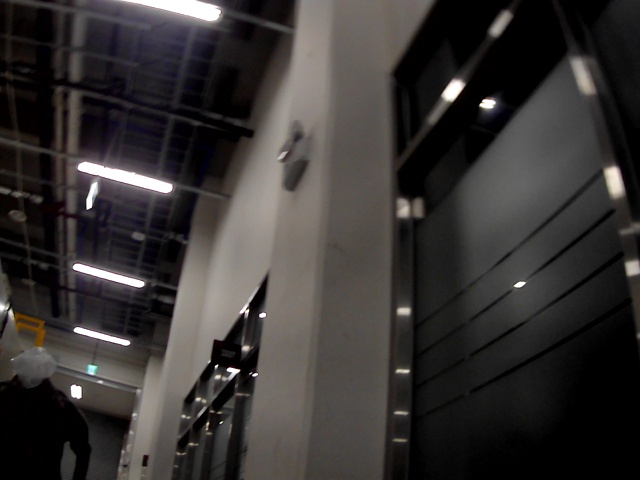
#> input picture data_setting/img (copy)/005.jpg, 640 x 480 px; its folder holds only this picture in this run
$ python processing.py
#> lines starting #> are read from the running program, lines starting #| are printed output that depends on the picture
import cv2
import os
import noise
import numpy as np

# 원본 이미지 폴더 경로
input_folder = "img (copy)"

# 결과 이미지 폴더 경로
output_folder = "img"
if not os.path.exists(output_folder):
    os.makedirs(output_folder)

# 원본 이미지 파일 목록 가져오기
image_files = sorted([f for f in os.listdir(input_folder) if f.endswith(".jpg")])

# 이미지 파일 중 가장 큰 번호 찾기
if image_files:
    image_files.sort()
    last_file = image_files[-1]
    last_file_number = int(last_file.split('.')[0])
else:
    last_file_number = 0

for image_file in image_files:
    # 이미지 파일 경로 설정
    input_path = os.path.join(input_folder, image_file)

    # 이미지 파일 번호 증가
    last_file_number += 1

    # 새로운 파일 이름 생성
    base_filename = f"{last_file_number:03d}"
    original_output_path = os.path.join(output_folder, f"{base_filename}_original.jpg")
    gaussian_blur_output_path = os.path.join(output_folder, f"{base_filename}_gaussian_blur.jpg")
    perlin_noise_output_path = os.path.join(output_folder, f"{base_filename}_perlin_noise.jpg")

    # 이미지 불러오기
    img = cv2.imread(input_path)
#> img is the input picture: shape (480, 640, 3); mean B, G, R 51.2, 52.4, 55.7

    if img is not None:
        # 이미지 복사 (원본 이미지)
        original_img = img.copy()
        cv2.imwrite(original_output_path, original_img)

        # 가우시안 블러 적용
        blurred_img = cv2.GaussianBlur(img, (15, 15), 5)
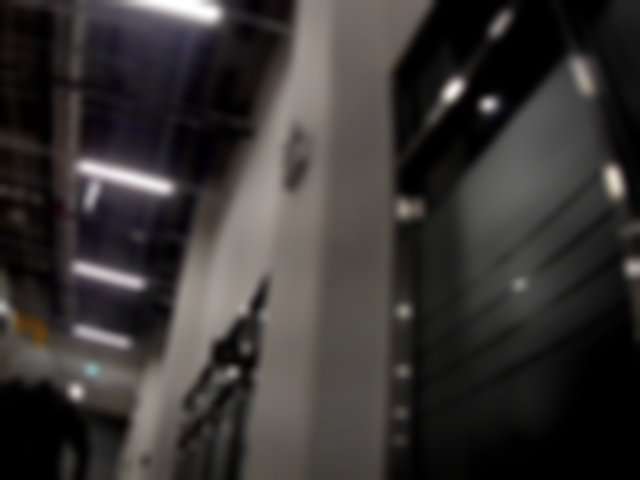
#> blurred_img: shape (480, 640, 3); mean B, G, R 51.2, 52.4, 55.7
        cv2.imwrite(gaussian_blur_output_path, blurred_img)

        # 이미지 크기 가져오기
        height, width, _ = img.shape
#> height = 480; width = 640

        # 퍼린 노이즈 생성 (모든 값을 255로 설정하여 흰색으로 만듦)
        scale = 100  # 노이즈의 크기 조절
        world = np.ones((height, width), dtype=np.uint8) * 255

        # 구름 이미지 생성 (흰색으로 설정)
        clouds_image = np.zeros((height, width, 3), dtype=np.uint8)
        clouds_image[..., 0] = world  # 빨간색 채널에 노이즈 값을 할당
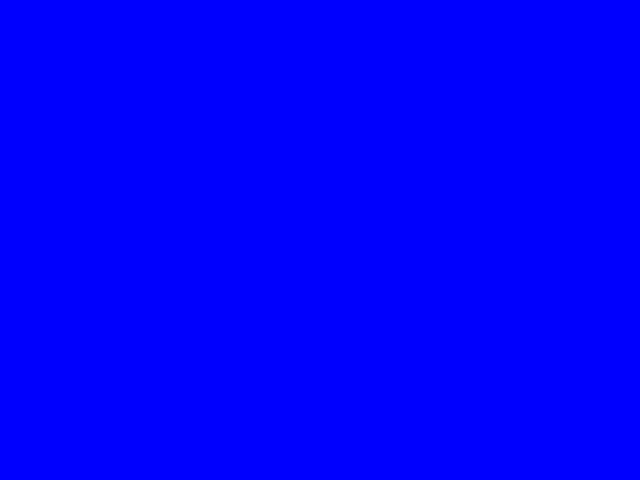
#> clouds_image: shape (480, 640, 3); mean of channels 0, 1, 2 255, 0, 0; drawn as B, G, R
        clouds_image[..., 1] = world  # 녹색 채널에 노이즈 값을 할당
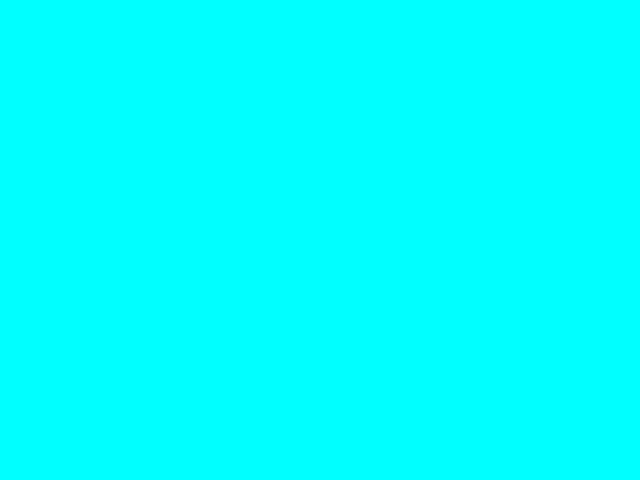
#> clouds_image: shape (480, 640, 3); mean of channels 0, 1, 2 255, 255, 0; drawn as B, G, R
        clouds_image[..., 2] = world  # 블루 채널에 노이즈 값을 할당
#> clouds_image: shape (480, 640, 3); every value is 255

        # 퍼린 노이즈 이미지를 원본 이미지와 합성
        perlin_noise_img = cv2.addWeighted(img, 0.7, clouds_image, 0.3, 0)
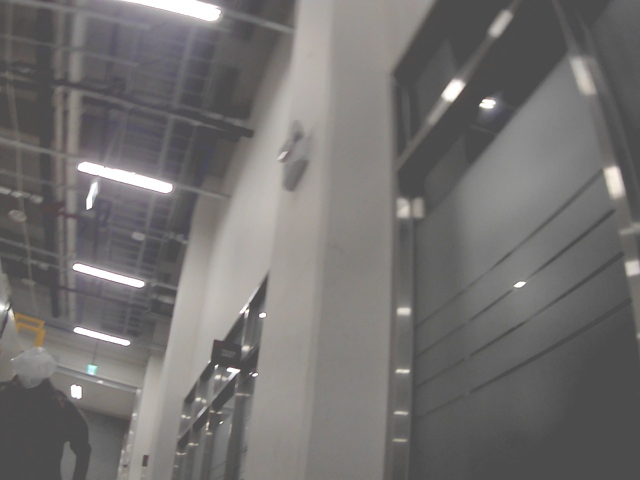
#> perlin_noise_img: shape (480, 640, 3); mean B, G, R 112.3, 113.1, 115.4
        cv2.imwrite(perlin_noise_output_path, perlin_noise_img)

        print(f"Processed images saved: {original_output_path}, {gaussian_blur_output_path}, {perlin_noise_output_path}")
    else:
        print(f"Failed to load image: {input_path}")

$ run again, on data_setting/img (copy)/020.jpg
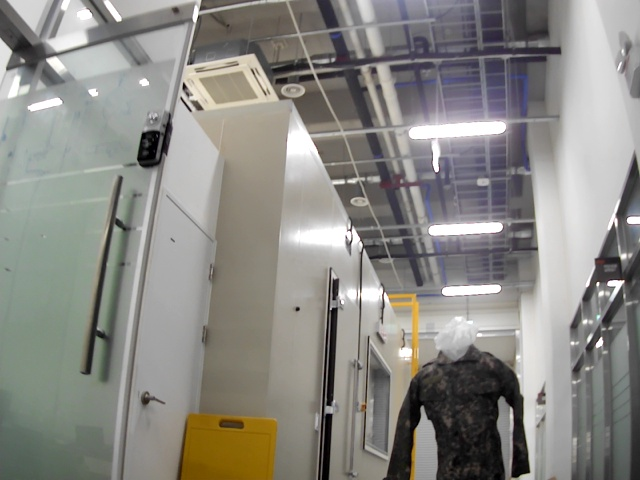
#> input picture data_setting/img (copy)/020.jpg, 640 x 480 px
#> img is the input picture: shape (480, 640, 3); mean B, G, R 132.2, 137.4, 138.6
#> `blurred_img = cv2.GaussianBlur(img, (15, 15), 5)`:
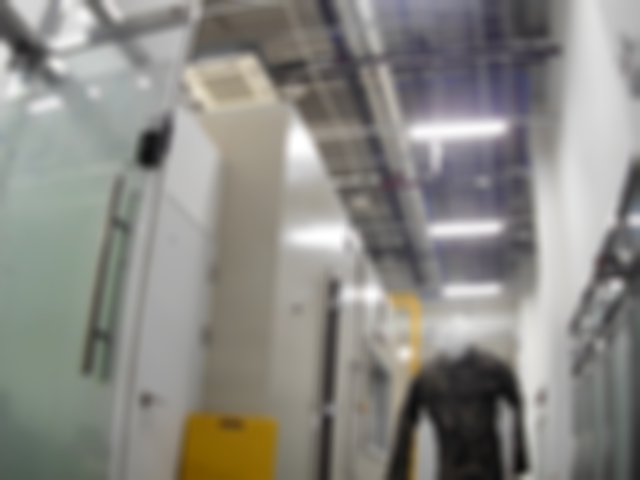
#> blurred_img: shape (480, 640, 3); mean B, G, R 132.2, 137.4, 138.6
#> `perlin_noise_img = cv2.addWeighted(img, 0.7, clouds_image, 0.3, 0)`:
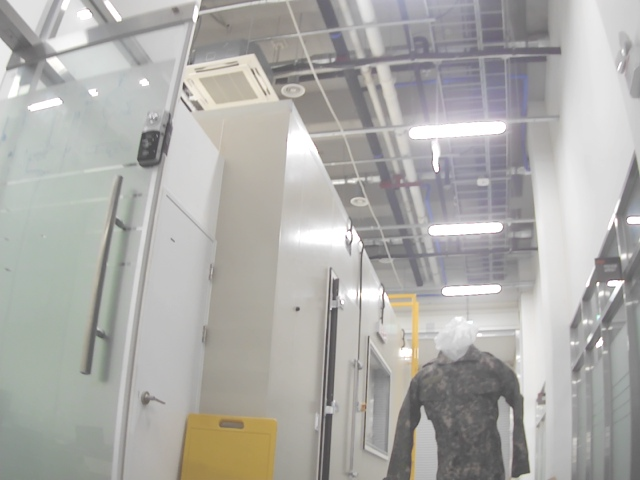
#> perlin_noise_img: shape (480, 640, 3); mean B, G, R 169.1, 172.7, 173.5

$ run again, on data_setting/img (copy)/025.jpg
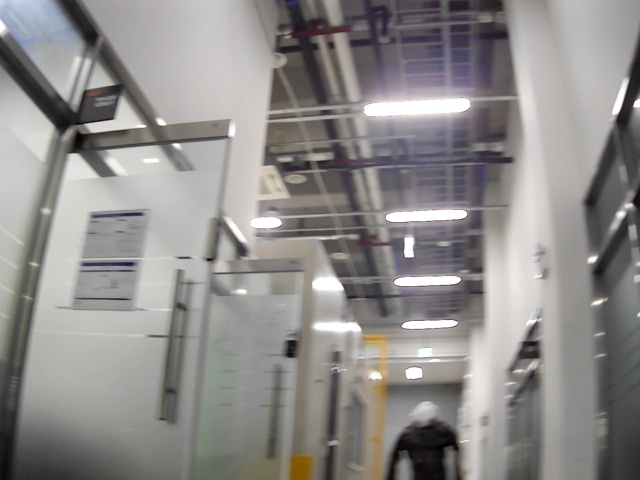
#> input picture data_setting/img (copy)/025.jpg, 640 x 480 px
#> img is the input picture: shape (480, 640, 3); mean B, G, R 138.4, 140, 142.3
#> `blurred_img = cv2.GaussianBlur(img, (15, 15), 5)`:
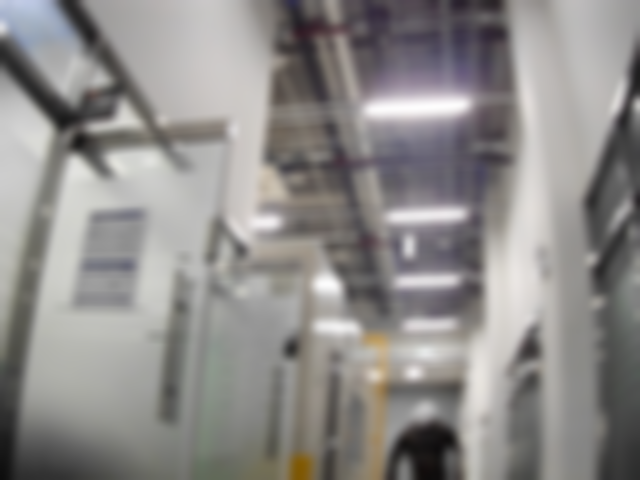
#> blurred_img: shape (480, 640, 3); mean B, G, R 138.4, 140, 142.3
#> `perlin_noise_img = cv2.addWeighted(img, 0.7, clouds_image, 0.3, 0)`:
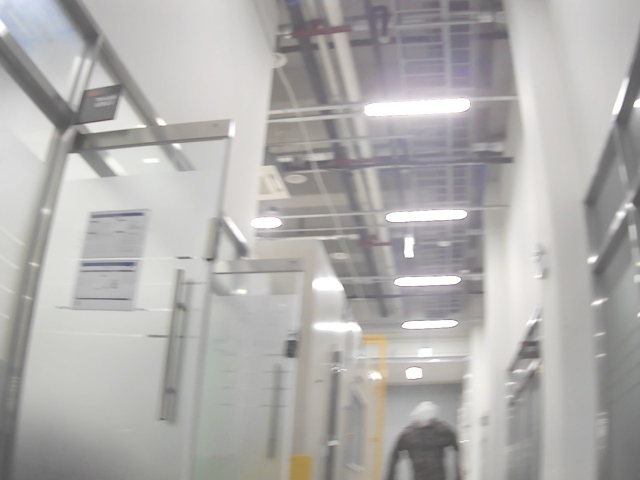
#> perlin_noise_img: shape (480, 640, 3); mean B, G, R 173.4, 174.5, 176.1

$ run again, on data_setting/img (copy)/027.jpg
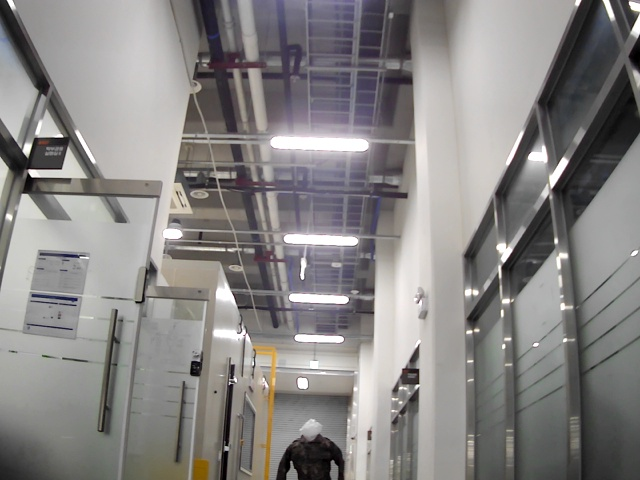
#> input picture data_setting/img (copy)/027.jpg, 640 x 480 px
#> img is the input picture: shape (480, 640, 3); mean B, G, R 132.1, 133.1, 135.5
#> `blurred_img = cv2.GaussianBlur(img, (15, 15), 5)`:
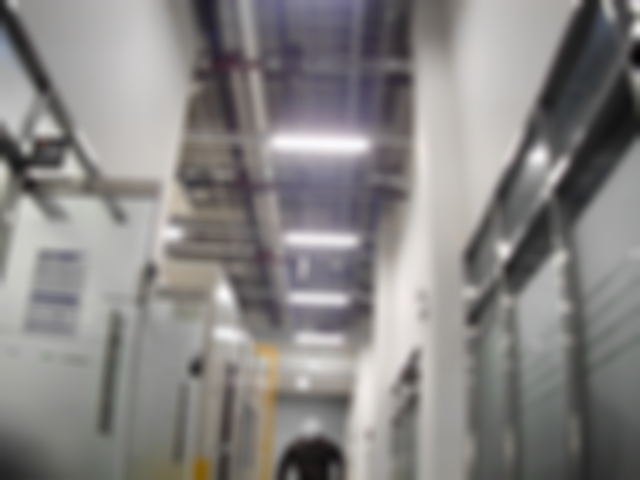
#> blurred_img: shape (480, 640, 3); mean B, G, R 132.1, 133.1, 135.5
#> `perlin_noise_img = cv2.addWeighted(img, 0.7, clouds_image, 0.3, 0)`:
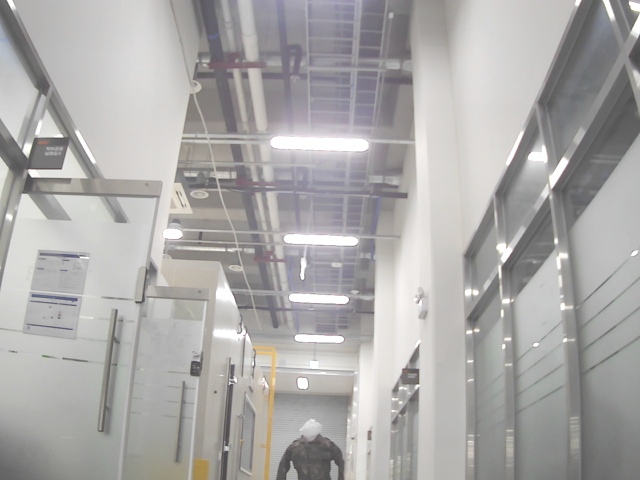
#> perlin_noise_img: shape (480, 640, 3); mean B, G, R 168.9, 169.7, 171.3

$ run again, on data_setting/img (copy)/006.jpg
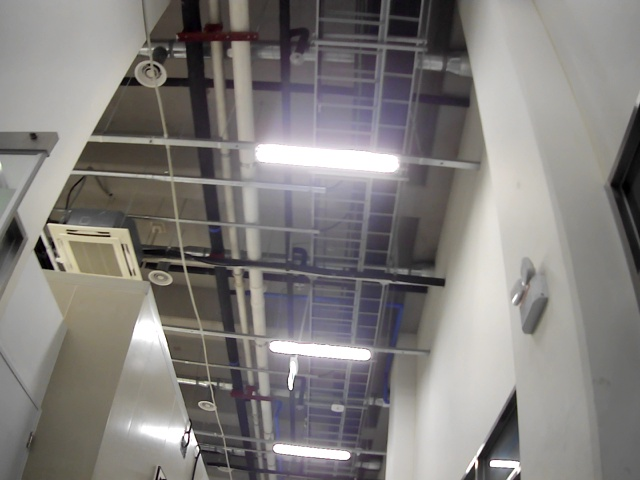
#> input picture data_setting/img (copy)/006.jpg, 640 x 480 px
#> img is the input picture: shape (480, 640, 3); mean B, G, R 125.5, 127.8, 131
#> `perlin_noise_img = cv2.addWeighted(img, 0.7, clouds_image, 0.3, 0)`:
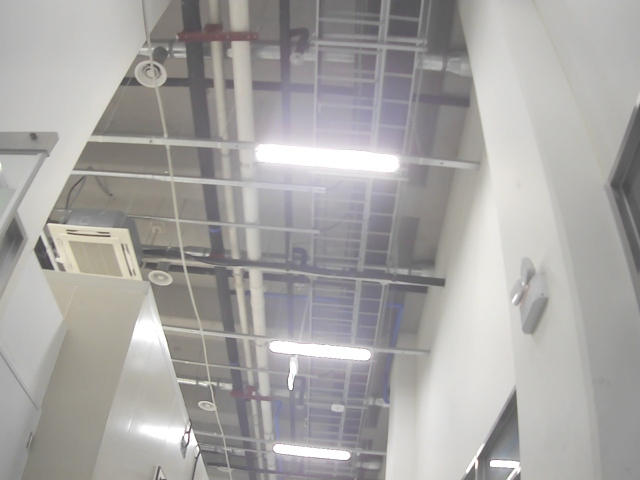
#> perlin_noise_img: shape (480, 640, 3); mean B, G, R 164.3, 166, 168.2
